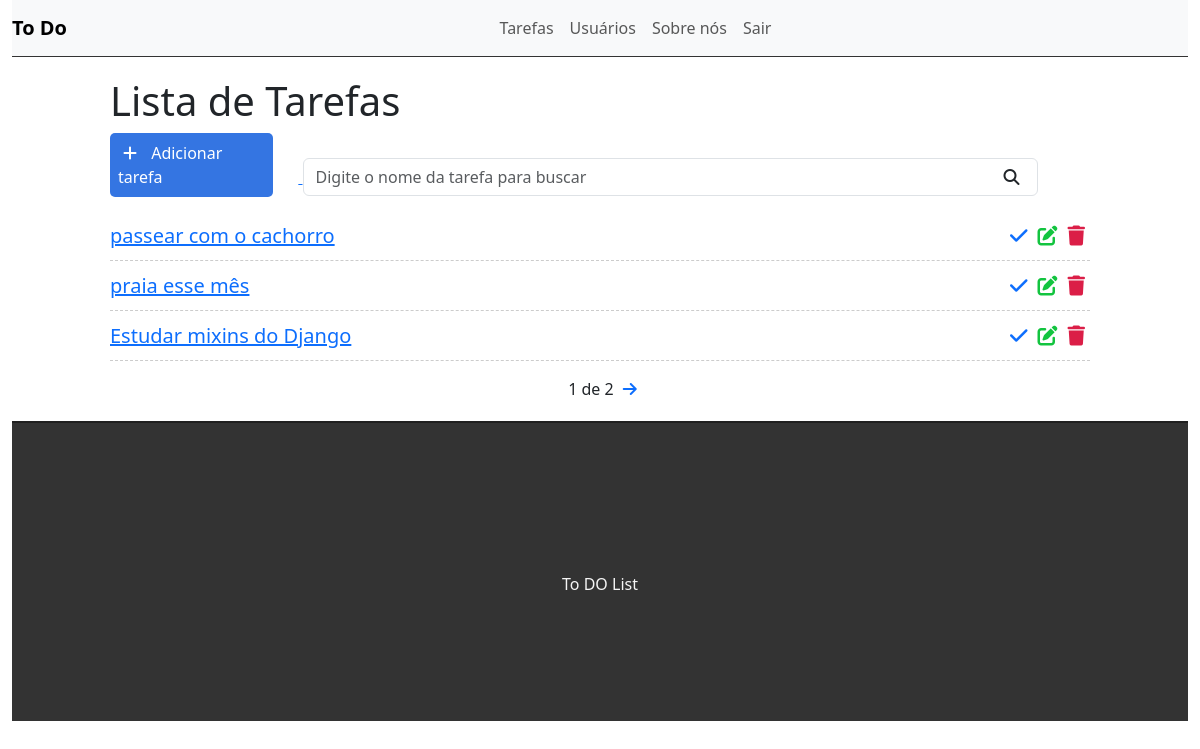
The app's page / (signed in) with its own data.
### tasks/models.py (models this page shows, shortened)
class Task(models.Model):
    STATUS = (
        ('doing','Doing'),
        ('done','Done'),
    )
    title = models.CharField(max_length=255)
    description = models.TextField()
    done = models.CharField(
        max_length=5,
        choices=STATUS,
    )
    user = models.ForeignKey(get_user_model(), on_delete=models.CASCADE)
    created_at = models.DateTimeField(auto_now_add=True)
    update_at = models.DateTimeField(auto_now=True)

### tasks/views.py (the view)
# urls.py: path('', views.taskList, name='task-list'),
@login_required
def taskList(request):
    search = request.GET.get('search')
    if search:
        tasks = Task.objects.filter(title__icontains=search, user=request.user)
    else:
        tasks_list = Task.objects.all().order_by('-created_at').filter(user=request.user)
        paginator = Paginator(tasks_list, 3)
        page =  request.GET.get('page')
        tasks = paginator.get_page(page)
    return render(request, 'tasks/list.html', {'tasks': tasks})

### tasks/templates/tasks/list.html (shortened to what this page needs)
{% extends 'base.html' %}
{% block content %}
<div class="offset-1 col-10 list-div" id="add-link">
    <h1>Lista de Tarefas</h1>
    <a href="newtask/">
    <div class="add-div col-2">
        <i class="fa-solid fa-plus"></i> Adicionar tarefa
    </div>
    </a>
    <div class="search-div col-9">
        <form method="GET" id="search-form">
            <input class="form-control" type="text" id="search" name="search" placeholder="Digite o nome da tarefa para buscar" value="{{ request.GET.search }}">
            <i class="fa-solid fa-search" id="search-btn"></i>
        </form>
    </div>
    <ul class="task-list">
    {%  for task in tasks%}
        {%if task.done == 'doing'%}
            <li class="task-item">
        {%else%}
            <li class="task-item done">
        {%endif%}
                <span><a href="/task/{{task.id}}">{{task.title}}</a></span>
                <a href="delete/{{task.id}}" class="delete-btn"><span><i class="fa-solid fa-trash"></i></a>
                <a href="edit/{{task.id}}"><span><i class="fa-solid fa-edit"></i></a>
                <a href="changestatus/{{task.id}}"><span><i class="fa-solid fa-check"></i></a>
        </li>
    {% endfor %}
    </ul>
    <div class="pagination">
        <span class="step-links">
            {% if tasks.paginator.num_pages %}
            <span class="current">
                {{tasks.number}} de {{tasks.paginator.num_pages}}
            </span>
            {% endif %}
            {% if tasks.has_next %}
                <a href="?page={{ tasks.next_page_number}}"><i class="fa-solid fa-arrow-right"></i></a>
            {% endif %}
        </span>
    </div>
</div>
{% endblock %}

### tasks/static/css/style.css (style rules this page uses)
#add-link { text-decoration: none; }
.add-div { background-color: #3475e2; cursor: pointer; display: inline-block; color: #fff; padding: 8px; border-radius: 5px; margin-right: 25px; }
.fa-solid.fa-plus { color: #fff; margin-right: 10px; margin-left: 5px; }
.list-div { padding: 0; }
.task-list { padding-left: 0; }
.task-item { list-style: none; font-size: 20px; height: 50px; padding-top: 10px; border-bottom: 1px dashed #ccc; }
.fa-solid.fa-trash, .fa-solid.fa-edit, .fa-solid.fa-check { cursor: pointer; margin: 5px; font-size: 20px; float: right; }
.fa-solid.fa-trash { color: #db1e47; }
.fa-solid.fa-edit { color: #13c43f; }
.fa-solid.fa-search { position: absolute; top: 11px; right: 18px; cursor: pointer; }
.search-div { position: relative; padding: 0px; margin-top: 15px; margin-bottom: 15px; display: inline-block; }
.pagination { margin-bottom: 20px; }
.step-links { position: relative; margin-left: auto; margin-right: auto; }
.step-links .current { margin-left: 5px; margin-right: 5px; }

### records on screen
Task: title "passear com o cachorro"
Task: title "praia esse mês"
Task: title "Estudar mixins do Django"

### other values on screen
{{ tasks.number }} "1"
{{ tasks.paginator.num_pages }} "2"
